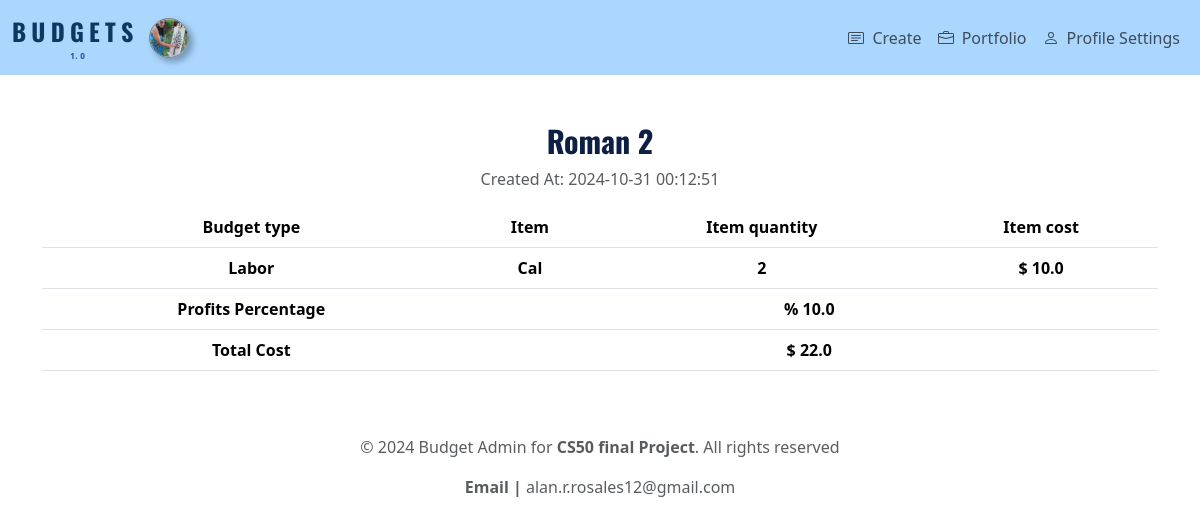
Screenshot of /budget/2 (signed in) with the database file from the repository.
### tables this page shows
CREATE TABLE users (id INTEGER PRIMARY KEY AUTOINCREMENT, username TEXT NOT NULL, hashed_password TEXT NOT NULL, profile_image TEXT);

CREATE TABLE budgets (
id INTEGER PRIMARY KEY AUTOINCREMENT,
user_id INTEGER NOT NULL,
budget_type TEXT NOT NULL,
budget_title TEXT NOT NULL,
profit_percentage REAL,
total_budget REAL,
timestamp TIMESTAMP DEFAULT CURRENT_TIMESTAMP,
FOREIGN KEY (user_id) REFERENCES users(id)
);

CREATE TABLE budget_items (
id INTEGER PRIMARY KEY AUTOINCREMENT,
budget_id INTEGER NOT NULL,
item_name TEXT NOT NULL,
item_cost REAL NOT NULL,
item_quantity INTEGER NOT NULL,
FOREIGN KEY (budget_id) REFERENCES budgets(id)
);

### app.py (the view)
@app.route("/budget/<int:budget_id>")
@login_required
def view_budget(budget_id):
    budget = db.execute("SELECT budget_type, budget_title, timestamp, profit_percentage, total_budget FROM budgets WHERE id = ? AND user_id = ?",
                        budget_id, session.get("user_id"))
    items = db.execute("SELECT item_name, item_cost, item_quantity FROM budget_items WHERE budget_id = ?",
                       budget_id)
    return render_template("view_budget.html", budget=budget, items=items)

### app.py (called while the page is built)
@app.context_processor
def inject_user():
    if 'user_id' in session:
        user_id = session['user_id']
        user_data = db.execute("SELECT profile_image, username FROM users WHERE id = ?", user_id)
        if user_data:
            user_info = user_data[0]
            return {"user": {"profile_image": user_info["profile_image"], "username": user_info["username"]}}
    return {"user": None}

### helpers.py (called while the page is built)
def login_required(f):
    @wraps(f)
    def decorated_function(*args, **kwargs):
        if session.get("user_id") is None:
            return redirect(url_for("login"))
        return f(*args,**kwargs)
    return decorated_function

### templates/view_budget.html (shortened to what this page needs)
{% extends "layout.html" %}
{% block main %}
<h2 class="titles">{{ budget[0]['budget_title'] }}</h2>
<p class="text-left text-muted">Created At: {{ budget[0]['timestamp'] }}</p>
<table class="table table-responsive">
    <thead>
            <td><strong>Budget type</strong></td>
            <td><strong>Item</strong></td>
            <td><strong>Item quantity</strong></td>
            <td><strong>Item cost</strong></td>
    </thead>
    <tbody>
        {% for item in items %}
        <tr class="text-capitalize">
            {% if loop.first %}
            <td rowspan="{{ items|length }}"><strong>{{ budget[0]['budget_type'] }}</strong></td>
            {% endif %}
            <td><strong>{{ item['item_name'] }}</strong></td>
            <td><strong>{{ item['item_quantity'] }}</strong></td>
            <td><strong>$ {{ item['item_cost'] }}</strong></td>
        </tr>
        {% endfor %}
        <tr>
            <td colspan="1" ><strong>Profits Percentage</strong></td>
            <td colspan="3"><strong>% {{ budget[0]['profit_percentage']}}</strong></td>
        </tr>
        <tr>
            <td colspan="1"><strong>Total Cost</strong></td>
            <td colspan="3"><strong>$ {{budget[0]['total_budget']}}</strong></td>
        </tr>
    </tbody>
</table>
{% endblock %}

### templates/layout.html (shortened to what this page needs)
<!DOCTYPE html>
<html lang="en">
    <head>
        <link href="https://cdn.jsdelivr.net/npm/bootstrap@5.3.3/dist/css/bootstrap.min.css" rel="stylesheet">
        <link rel="stylesheet" href="{{ url_for('static', filename='styles.css') }}">
    </head>
    <body>
        <nav id="custom-navbar" class="navbar navbar-expand-lg navbar-light">
            <div class="container-fluid">
                <div class="container-logo">
                    <a class="navbar-brand" href="/">
                        <div class="container-letters">
                            <span class="color_b">B</span>
                            <span class="color_b">U</span>
                            <span class="color_b">D</span>
                            <span class="color_b">G</span>
                            <span class="color_b">E</span>
                            <span class="color_b">T</span>
                            <span class="color_b">S</span>
                        </div>
                        <div class="container-numbers">
                        </div>
                    </a>
                </div>
                <div class="d-flex align-items-center gap-2">
                     {% if user %}
                        <div class="profile-container">
                                <a href="{{ url_for('user_profile') }}" class="text-decoration-none">
                                     {% if user['profile_image'] %}
                                        <img src="{{ url_for('static', filename=user['profile_image'].replace('static/', '')) }}" alt="Profile Image" class="profile-img" style="height: 40px; width: 40px; border-radius: 50%; border: 1px solid gray; box-shadow: 4px 4px 6px rgba(0, 0, 0, 0.3);">
                                     {% else %}
                                                <div class="profile-initials profile-container">{{ user['username'][0]| upper }}</div>
                                    {% endif %}
                                </a>
                        </div>
                    {% endif %}
                </div>
                <div class="collapse navbar-collapse" id="navbarSupportedContent">
                    {% if session["user_id"] %}
                        <ul class="navbar-nav ms-auto">
                            <div class="d-flex flex-row align-items-center">
                                <li class="nav-item">
                                    <a class="nav-link d-flex flex-row align-items-center gap-2" href="/">
                                        Create</a>
                                </li>
                            </div>
                            <div class="d-flex flex-row align-items-center">
                                <li class="nav-item">
                                    <a class="nav-link d-flex flex-row align-items-center gap-2" href="/history">
                                        Portfolio</a>
                                </li>
                            </div>
                            <div class="d-flex flex-row align-items-center">
                                <li class="nav-item">
                                    <a class="nav-link d-flex align-items-center gap-2" href="/user_profile">
                                    Profile Settings
                                </a>
                                </li>
                            </div>
                        </ul>
                    {% endif %}
                </div>
            </div>
        </nav>
        <main class="container py-5 text-center">
            {% block main %}{% endblock %}
        </main>
        <footer class="mb-5">
            <p class="text-center text-muted">
                &copy; 2024 Budget Admin for <strong> CS50 final Project</strong>. All rights reserved
            </p>
            <p class="text-center text-muted ml-5">
                <strong> Email | </strong>alan.r.rosales12@gmail.com
            </p>
        </footer>
    </body>
</html>

### static/styles.css (style rules this page uses)
#custom-navbar { background-color: rgb(171, 215, 255); }
.nav-item { color:aqua; }
.color_b { font-size: larger; font-family: "Oswald", sans-serif; font-weight: 700; color:rgb(14, 57, 94); }
.container-logo { display: flex; flex-direction: column; justify-content: center; }
.container-numbers { display: flex; flex-direction: row; justify-content: center; gap: 5px; }
.titles { font-size: 30px; font-family: "Oswald", sans-serif; font-weight: 700; font-style: normal; color: rgb(13, 31, 68); }
.profile-container { width: 40px; height: 40px; border-radius: 50%; overflow: hidden; box-shadow: 4px 4px 6px rgba(0, 0, 0, 0.3); border: 1px solid gray; display: flex; align-items: center; justify-content: center; }
.profile-img { width: 100%; height: 100%; object-fit: cover; }

### rows the page displays
users: profile_image (picture)
budgets: budget_title "Roman 2", timestamp "2024-10-31 00:12:51", budget_type "Labor", profit_percentage "10.0", total_budget "22.0"
budget_items: item_name "Cal", item_quantity "2", item_cost "10.0"
